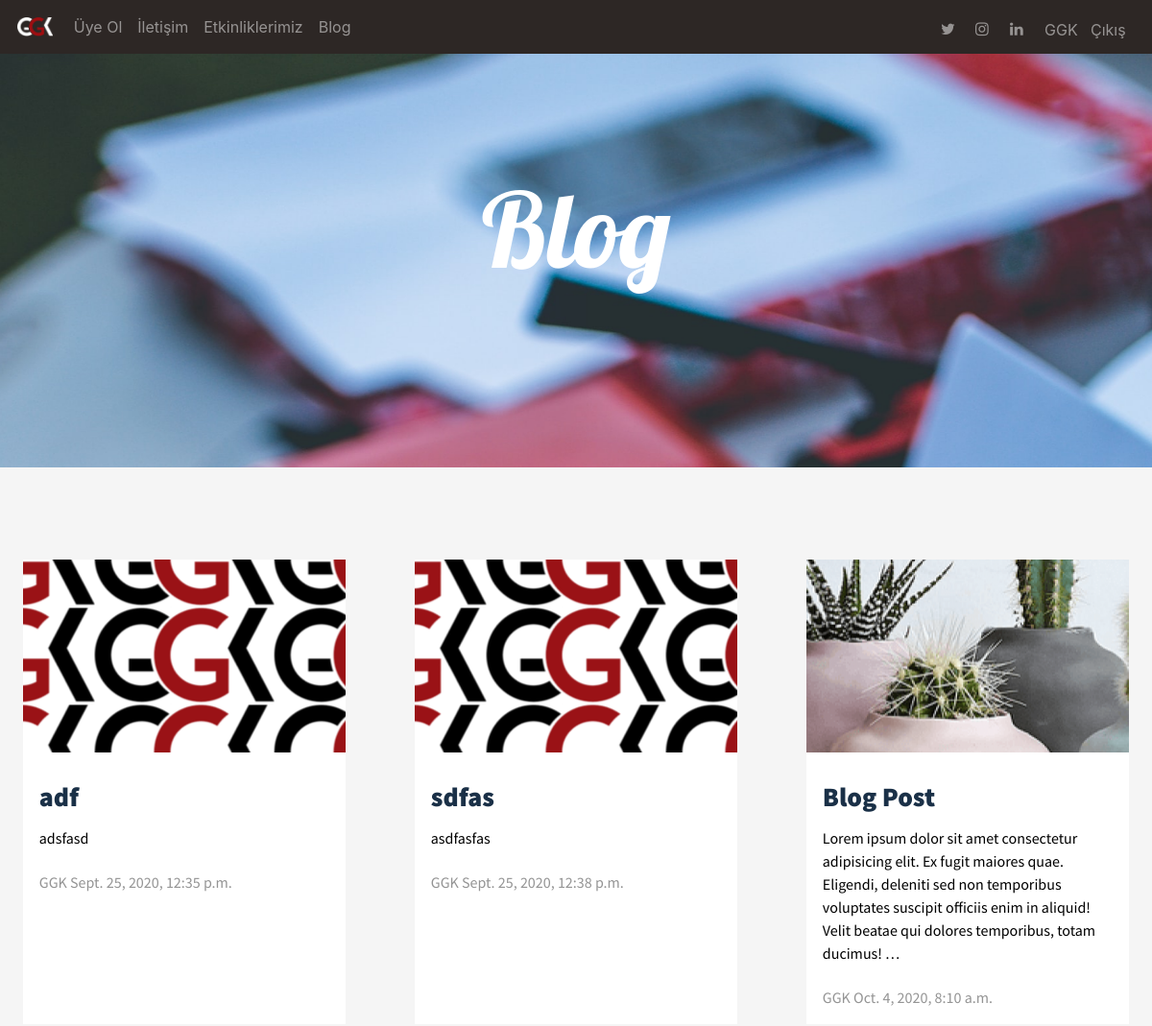
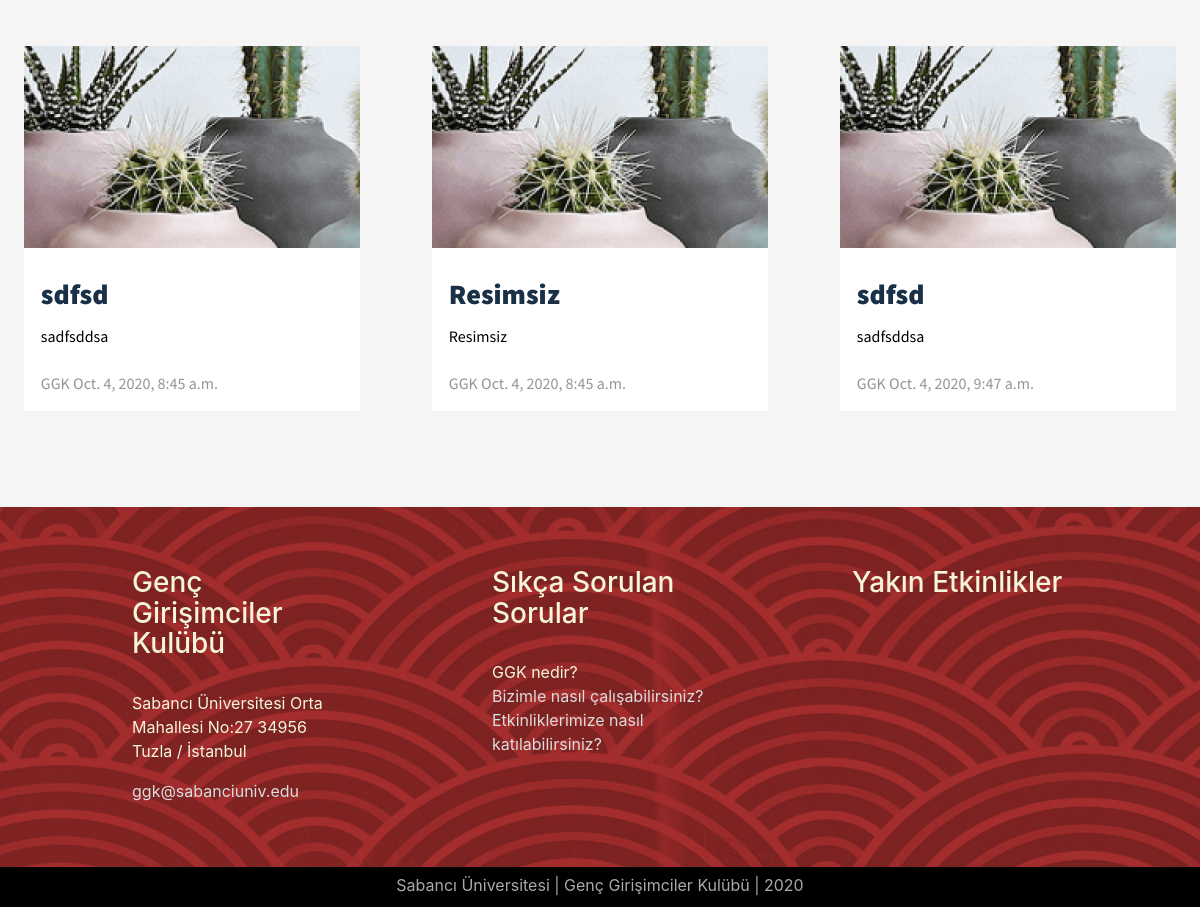
Page /blog/ (signed in) on the committed database (2 pictures, top to bottom).
### article/models.py (models this page shows, shortened)
class Article(models.Model):
    title = models.CharField(max_length=50,verbose_name="Makale Başlığı")
    content = RichTextField()
    created_date = models.DateTimeField(auto_now_add=True)
    image = models.FileField(blank=True,null=True,verbose_name="Makale Resmi")
    author = models.ForeignKey("auth.user", on_delete=models.CASCADE)
    check = models.BooleanField(default=False)

### article/views.py (the view)
# urls.py: 2. Add a URL to urlpatterns:  path('blog/', include('blog.urls'))
def blog(request):
    articles = Article.objects.all()
    context = {
        "articles":articles,
    }
    return render(request,"blog.html",context)

### templates/blog.html (shortened to what this page needs)
{% extends "layout.html" %}
{% block body %}
<div id="blog-intro">
    <h1 class="blog-text">Blog</h1>
</div>
{% if articles %}
<br><br><br>
<div class="all-articles-layout">
    {% for article in articles %}
        <div class="article-preview">
            <a href="/blog/article/{{article.id}}">
            {% if article.image %}
            <div class="article-image" style="background-image:url({{article.image.url}});"></div>
            {% else %}
            <div class="article-image"></div>
            {% endif %}
                <br>
                <h3>{{article.title}}</h3>
                <p id="preview-text">{{article.content|striptags|truncatewords:30}}
                </p>
            <p id="article-info">{{article.author}} {{article.created_date}}</p>
            </a>
        </div>
    {% endfor %}
</div>
<br><br><br>
{% endif %}
{% endblock body %}

### templates/includes/navbar.html (shortened to what this page needs)
{% load static %}
<link rel="stylesheet" href="{% static 'css/bootstrap.min.css' %}">
<link rel="stylesheet" href="https://cdnjs.cloudflare.com/ajax/libs/font-awesome/4.7.0/css/font-awesome.min.css">
<nav class="navbar navbarCollapse navbar-toggleable-md navbar-inverse fixed-top  navbar-custom">
    <a class="navbar-brand" href="{% url 'index' %}"><img class = "logo" src="{% static 'images/GGK_logo-2.png' %}"></a>
    <div class="collapse navbar-collapse" id="navbarCollapse">
      <div class="collapse navbar-collapse order-3 order-sm-2">
        <ul class="navbar-nav mr-auto">
          <li class="nav-item">
            <a class="nav-link" href="#">Üye Ol</a>
          </li>
          <li class="nav-item">
            <a class="nav-link" href="{% url 'contacts:contact' %}">İletişim</a>
          </li>
          <li class="nav-item">
            <a class="nav-link" href="{% url 'events' %}">Etkinliklerimiz</a>
          </li>
          <li class="nav-item">
            <a class="nav-link" href="{% url 'article:blog' %}">Blog</a>
          </li>
        </ul>
      </div>
      <ul class="navbar-nav ml-auto">
          {% if request.user.is_authenticated %}
          <li class="nav-item" id="navbar-user-active-1">
            <a class="nav-link px-2 custom-icon" href="#"><i class="fa fa-twitter"></i></a>
          </li>
          <li class="nav-item" id="navbar-user-active-2">
            <a class="nav-link px-2 custom-icon" href="#"><i class="fa fa-instagram"></i></a>
          </li>
          <li class="nav-item" id="navbar-user-active-3">
            <a class="nav-link px-2 custom-icon" href="#"><i class="fa fa-linkedin"></i></a>
          </li>
          <li class="nav-item" id="navbar-user-option-1">
            <a href="{% url 'article:dashboard' %}" class="nav-link">{{request.user.username}}</a>
          </li>
          <li class="nav-item" id="navbar-user-option-2">
            <a href="{% url 'article:logout' %}" class="nav-link">Çıkış</a>
          </li>
          {% endif %}
      </ul>
    </div>
  </nav>

### static/css/custom.css (style rules this page uses)
.navbar-custom { background-color:#2d2725; }
.logo { height:1em; padding-right:15%; padding-left:5%; position: relative; }
.custom-icon { height:4%; margin-top:20%; }
.logo { -webkit-filter:grayscale(20%); transition-duration:0.3s; }
nav { position:relative; }
#navbar-user-option-1 { position:absolute; left:90%; top:19%; }
#navbar-user-option-2 { position:absolute; top:19%; left:94%; }
#navbar-user-active-1 { position:absolute; left:81%; }
#navbar-user-active-2 { position:absolute; left:84%; }
#navbar-user-active-3 { position:absolute; left:87%; }
#blog-intro { text-align: center; width:100%; padding:15%; background-image: url("../images/neel-aSPbuSG4rpo-unsplash.jpg"); background-size: cover; background-position: center; background-attachment: fixed; }
.blog-text { color:White; font-family: Lobster; font-size: 9vw; }
.all-articles-layout { display:flex; flex-direction: row; flex-wrap: wrap; justify-content:space-between; }
.article-preview { width:28%; margin: 2vw; background-color: white; transition:0.5s; }
.article-preview h3 { font-family: SourceSansBlack; color: #1a3047; padding-left:5%; padding-right:5%; padding-top:2%; overflow-wrap:break-word; }
.article-preview p { font-family: SourceSans; padding-left:5%; padding-right:5%; padding-top:2%; }
.article-image { background-image: url("../images/73df5960ba0b462963c58091225b0332.png"); padding:30%; background-position: center; }
#article-info { color:rgb(148, 148, 148); }
#preview-text { color:black; }

### templates/blog.html (style rules this page uses)
body { background-color: whitesmoke; }

### rows in the picture
Article: image (picture), title "adf", content "adsfasd", author "GGK", created_date "Sept. 25, 2020, 12:35 p.m."
Article: image (picture), title "sdfas", content "asdfasfas", author "GGK", created_date "Sept. 25, 2020, 12:38 p.m."
Article: image (picture), title "Blog Post", content "Lorem ipsum dolor sit amet consectetur adipisicing elit. Ex fugit maiores quae. Eligendi, deleniti sed non temporibus voluptates suscipit officiis enim in aliquid! Velit beatae qui dolores temporibus, totam ducimus! …", author "GGK", created_date "Oct. 4, 2020, 8:10 a.m."
Article: title "sdfsd", content "sadfsddsa", author "GGK", created_date "Oct. 4, 2020, 8:45 a.m."
Article: title "Resimsiz", content "Resimsiz", author "GGK", created_date "Oct. 4, 2020, 8:45 a.m."
Article: title "sdfsd", content "sadfsddsa", author "GGK", created_date "Oct. 4, 2020, 9:47 a.m."

### other values in the picture
{{ request.user.username }} "GGK"
